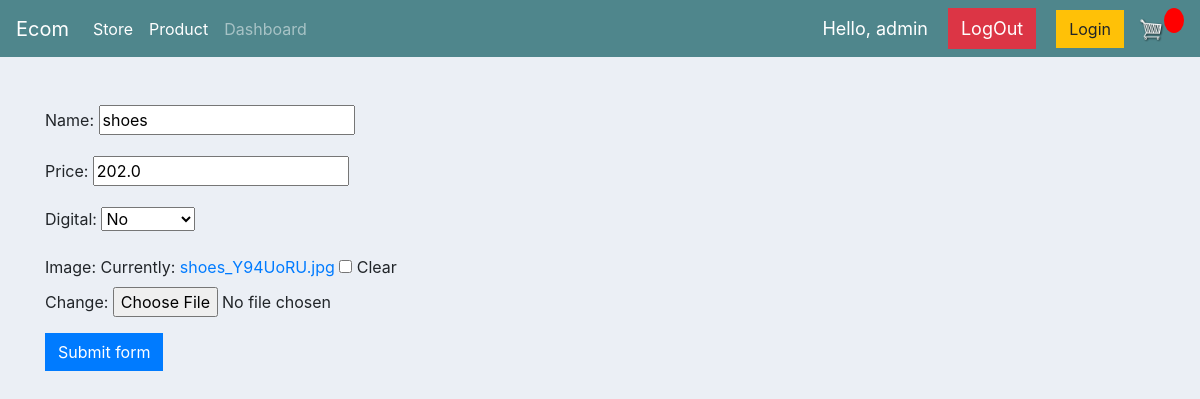
The page /update_order/1/ (signed in) on the database its author committed.
### store/models.py (models this page shows, shortened)
class Product(models.Model):
	name = models.CharField(max_length=200)
	price = models.FloatField()
	digital = models.BooleanField(default=False,null=True, blank=True)
	image = models.ImageField(null=True, blank=True)
	def __str__(self):
		return self.name

### store/decorators.py (the view)
		def wrapper_func(request, *args, **kwargs):
			group = None
			if request.user.groups.exists():
				group = request.user.groups.all()[0].name
			if group in allowed_roles:
				return view_func(request, *args, **kwargs)
			else:
				return HttpResponse('You are not authorized to view this page')

### store/forms.py
class ProductForm(ModelForm):
	class Meta:
		model = Product
		fields = ['name', 'price', 'digital', 'image']

### store/views.py (called while the page is built)
@login_required(login_url='login')
@allowed_users(allowed_roles=['admin'])
def updateOrder(request, pk):
	order = Product.objects.get(id=pk)
	form = ProductForm(instance=order)
	print('ORDER:', order)
	if request.method == 'POST':
		form = ProductForm(request.POST, instance=order)
		if form.is_valid():
			form.save()
			return redirect('/product')
	context = {'form':form, 'order':order}
	return render(request, 'store/updateproduct.html', context)

### store/templates/store/updateproduct.html (shortened to what this page needs)
{%  extends 'store/Main.html' %}
{% load static %}
{% block content %}
<br>
<form action="" method="post">
    {{ form.as_p }}
    <button class="btn btn-primary" type="submit">Submit form</button>
</form>
{% endblock %}

### store/templates/store/Main.html (shortened to what this page needs)
<!DOCTYPE html>
{% load static %}
<html>
<head>
	<link rel="stylesheet" href="https://stackpath.bootstrapcdn.com/bootstrap/4.4.1/css/bootstrap.min.css">
	<link rel="stylesheet" type="text/css" href="{% static 'css/main.css' %}">
	<link rel="stylesheet" type="text/css" href="{% static 'css/main1.css' %}">
</head>
<body>
	<nav class="navbar navbar-expand-lg navbar-dark bg-dark">
		<a class="navbar-brand" href="{% url 'store' %}">Ecom</a>
		<div class="collapse navbar-collapse" id="navbarSupportedContent">
			<ul class="navbar-nav mr-auto">
				<li class="nav-item active">
					<a class="nav-link" href="{% url 'store' %}">Store <span class="sr-only">(current)</span></a>
				</li>
				{% if request.user.is_staff %}
				<li class="nav-item active">
					<a class="nav-link" href="{% url 'product' %}">Product</a>
				</li>
				<li class="nav-item">
					<a class="nav-link" href="/dashboard">Dashboard</a>
				</li>
				{% else %}
				<li class="nav-item">
					<a class="nav-link" href="#">Settings</a>
				</li>
				{% endif %}
			</ul>
			<div class="form-inline my-2 my-lg-0">
				<span class="hello-msg">Hello, {{request.user}}</span>
				<a href="{% url 'logout' %}" class="btn btn-danger hello-msg">LogOut</a>
				<a href="{% url 'login' %}" class="btn btn-warning">Login</a>
				<a href="{% url 'cart' %}">
					<img id="cart-icon" src="{% static 'images/cart.png' %}">
				</a>
				<p id="cart-total">{{cartItems}}</p>
			</div>
		</div>
	</nav>
	<div class="container">
		<br>
		{% block content %}
		{% endblock content %}
	</div>
</body>
</html>

### static/css/main.css (style rules this page uses)
body { background-color: hsl(0, 0%, 98%); }
.bg-dark { background-color: #4f868c !important; }
#cart-icon { width: 25px; display: inline-block; margin-left: 15px; }
#cart-total { display: block; text-align: center; color: #fff; background-color: red; width: 20px; height: 25px; border-radius: 50%; font-size: 14px; }
.btn { border-radius: 0; }

### static/css/main1.css (style rules this page uses)
body { background-color: #ebeff5; }

### store/templates/store/Main.html (style rules this page uses)
.hello-msg { font-size: 18px; color: #fff; margin-right: 20px; }

### rows shown on the page
Product: name "shoes", price "202.0", digital "No"

### other values the page prints
{{ request.user }} "admin"
